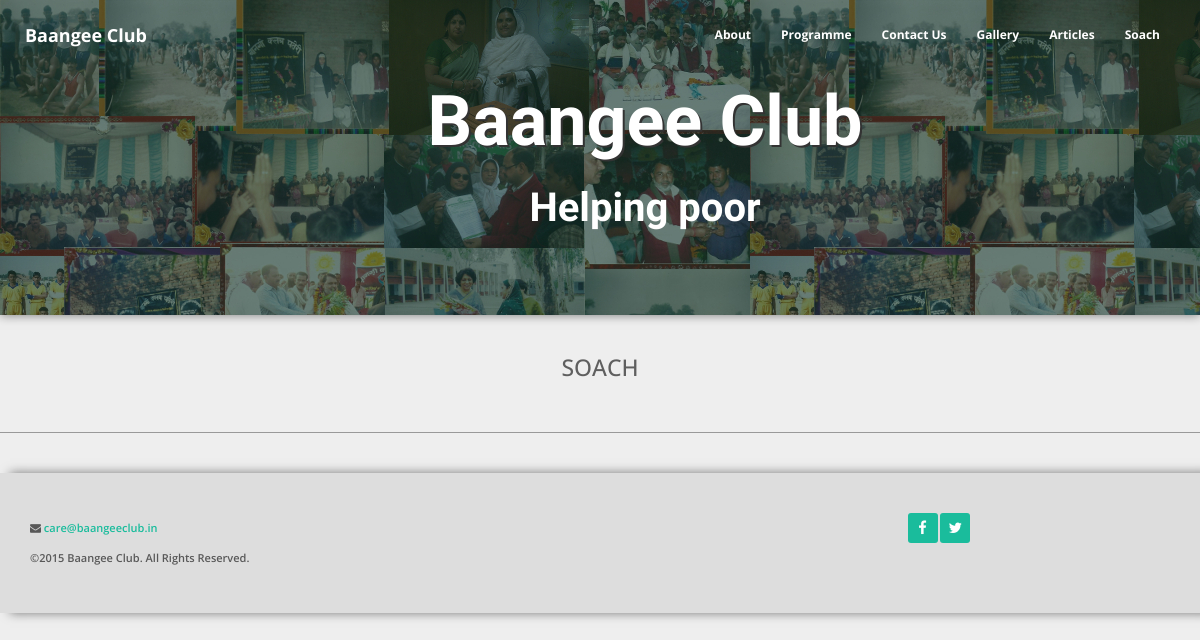
The app's page /soach/, older data.
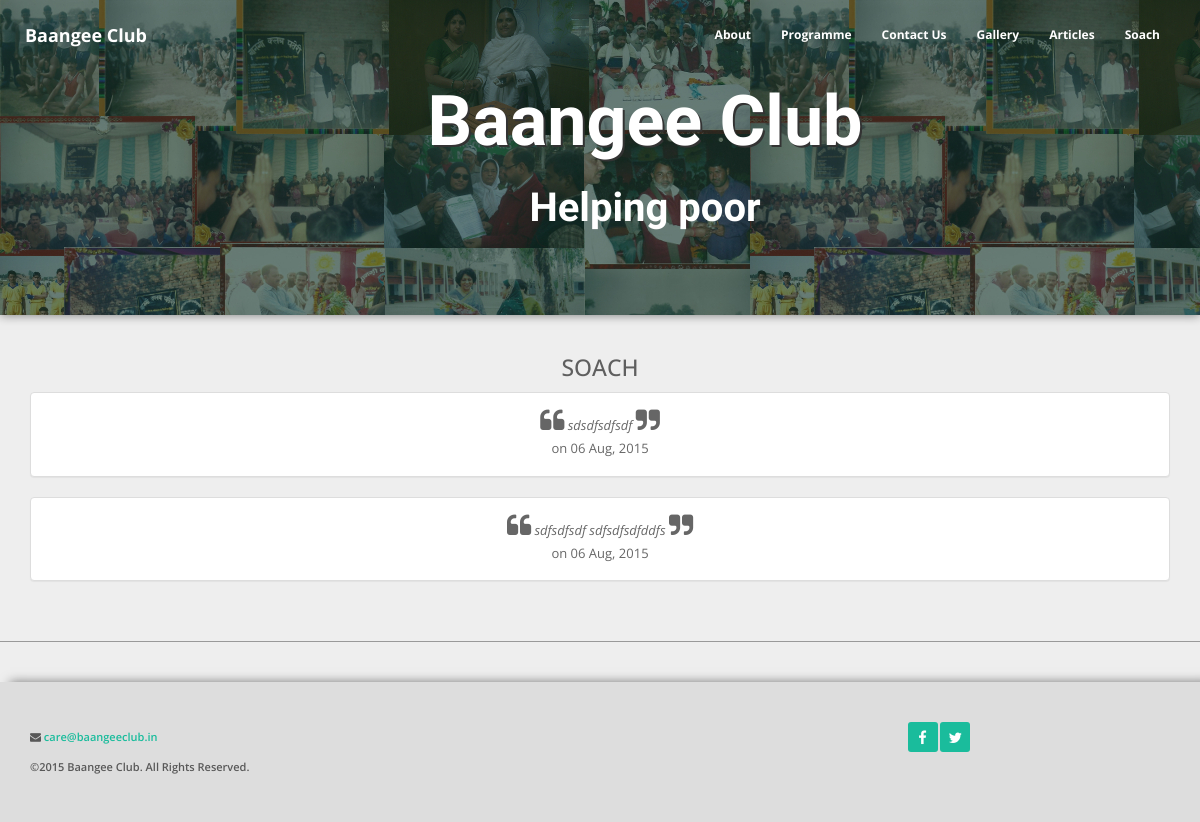
The same page, newer data.
### home_baangee/models.py (models this page shows, shortened)
class Soach(models.Model):
	content=models.TextField()
	creation_time=models.DateTimeField(default=datetime.now)

### home_baangee/views.py (the view)
# urls.py: url(r'^soach/$',views.soach,name="soach"),
def soach(request):
	data={}
	soach_list=Soach.objects.order_by('creation_time')[::-1]
	data['soach_list']=soach_list
	return render(request,'soach.html',data)

### baangeeclub/templates/soach.html (shortened to what this page needs)
{%extends 'base.html' %}
{% block body_block%}
	<div class="section">
		<h3 class="heading">Soach</h3>
		<div class="container">
		{%for soach in soach_list%}
			<div class="panel panel-default">
			  <div class="panel-body center">
				<i class="fa fa-quote-left fa-2x"></i> <i>{{soach.content}}</i> <i class="fa fa-quote-right fa-2x"></i>
				<br>
				on {{soach.creation_time|date:"d M, Y"}}
			  </div>
			</div>
		{%endfor%}
		</div>
	</div>
{% endblock %}

### baangeeclub/templates/base.html (shortened to what this page needs)
<!DOCTYPE html>
<html>
	<head>
		{% load staticfiles %}
		<link rel="stylesheet" href="//maxcdn.bootstrapcdn.com/font-awesome/4.3.0/css/font-awesome.min.css">
		<link rel="stylesheet" href="{% static 'css/jquery-ui.min.css'%}"/>
		<link rel="stylesheet" href="{% static 'css/bootstrap.min.css'%}"/>
		<link rel="stylesheet" href="{% static 'css/main.css'%}"/>
	</head>
	<body>
			<nav class="navbar navbar-default navbar-fixed-top">
			<div class="container-fluid">
				<div class="navbar-header">
					<a href="{% if is_index %}#home{% else %}/#home{%endif%}" class="navbar-brand heading">Baangee Club</a>
				</div>
				<div id="navbar" class="navbar-collapse collapse navbar-right">
					<ul class="nav navbar-nav">
						<li><a href="{% if is_index %}#home{% else %}/#home{%endif%}">About</a></li>
						<li><a href="{% if is_index %}#services{% else %}/#programme{%endif%}">Programme</a></li>
						<li><a href="{% if is_index %}#contact{% else %}/#contact{%endif%}">Contact Us</a></li>
						<li><a href="/gallery">Gallery</a></li>
						<li><a href="/article">Articles</a></li>
						<li><a href="/soach">Soach</a></li>
					</ul>
				</div>
			</div>
		</nav>
		<div class="wrap">
			<div class="header" id="home">
				<div class="container">
					<div class="row">
						{% block body_head_title %}
							<h1 class="header-heading">Baangee Club</h1>
						{% endblock %}
					</div>
					<div class="row">
						{% block body_head_content %}
							<p>Helping poor</p>
						{% endblock %}
					</div>
				</div>
			</div>
			{% block body_block%}
			{% endblock %}
		</div>
		<div class="footer">
			<div class="container">
				<div class="row">
					<div class="col-xs-9">
						<i class="fa fa-envelope"></i> <a href="mailto:care@baangeeclub.in">care@baangeeclub.in</a>
						<br>
						&copy;2015 Baangee Club. All Rights Reserved.
					</div>
					<div class="col-xs-3">
							<div class="footer-social-row">
								<a class="social-footer-icon facebook" href="http://www.facebook.com/BaangeeClub"><i class="fa fa-facebook fa-lg"></i></a> <a class="social-footer-icon twitter" href="#"><i class="fa fa-twitter fa-lg"></i></a>
							</div>
					</div>
				</div>
			</div>
		</div>
	</body>
</html>

### baangeeclub/static/css/main.css (style rules this page uses)
h1, h2, h3, h4, h5, h6 { font: bold "Lato", serif; font-weight: 500; line-height: 1.1; color: inherit; text-align: center; text-transform: uppercase; }
h1, h2, h3 { margin-top: 23px; margin-bottom: 11.5px; }
h1 { font-size: 33px; }
h3 { font-size: 23px; }
p { margin: 0 0 11.5px; }
a { color: #1ABC9C; }
body { font-family: "Open Sans", serif; font-size: 13px; font-weight: 400; line-height: 1.8; color: rgba(0, 0, 0, 0.6); background-color: #eee; transition: margin 0.3s; word-wrap: break-word; }
@media (min-width: 360px) { body { min-width: 360px; } }
.navbar { border-color: transparent; left: 0; right: 0; font-weight: 700; font-size: 12px; padding-right: 20px; padding-left: 20px; transition: all 0.3s; }
.navbar-default { padding: 10px; background-color: transparent; }
.navbar-default .navbar-brand { color: #fff; }
.navbar-default .navbar-nav li a { color: #fff; }
.header { padding: 60px; font-family: "Niconne", serif; font-size: 40px; font-weight: 700; text-align: center; margin-bottom: 40px; background-color: #fff; background: url("../img/header-img.jpg"); color: #fff; box-shadow: 0 0 10px rgba(0, 0, 0, 0.5); }
.header .header-heading { text-shadow: 2px 2px #333; font-weight: 700; font-family: inherit; text-transform: capitalize; font-size: 70px; }
.section { padding: 0 0 40px 0; margin-bottom: 40px; border-bottom: 1px solid #999; }
.footer { position: relative; z-index: 1; background-color: #ddd; line-height: 30px; font-size: 11px; font-weight: 600; padding: 40px 0 40px 0; box-shadow: 10px 0 10px rgba(0, 0, 0, 0.5); -webkit-box-shadow: 10px 0 10px rgba(0, 0, 0, 0.5); -webkit-transition: margin 0.3s; transition-duration: 0.3s; }
.social-footer-icon { width: 30px; height: 30px; display: inline-block; text-align: center; border-radius: 3px; background-color: #1ABC9C; text-decoration: none; transition-duration: 0.3s; color: white; }
.center { text-align: center; }

Row changes from the older to the newer data that the page shows:
added Soach: content "sdsdfsdfsdf", creation_time "06 Aug, 2015"
added Soach: content "sdfsdfsdf sdfsdfsdfddfs", creation_time "06 Aug, 2015"
